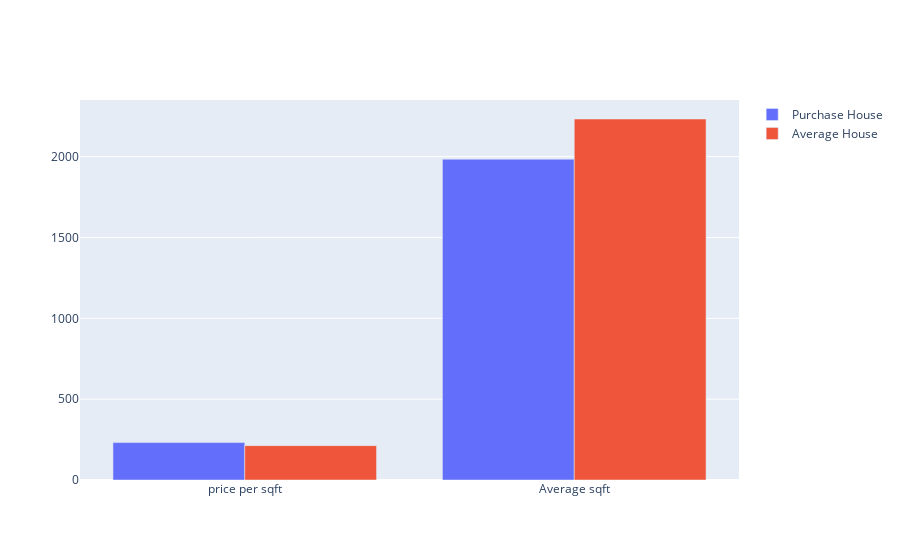
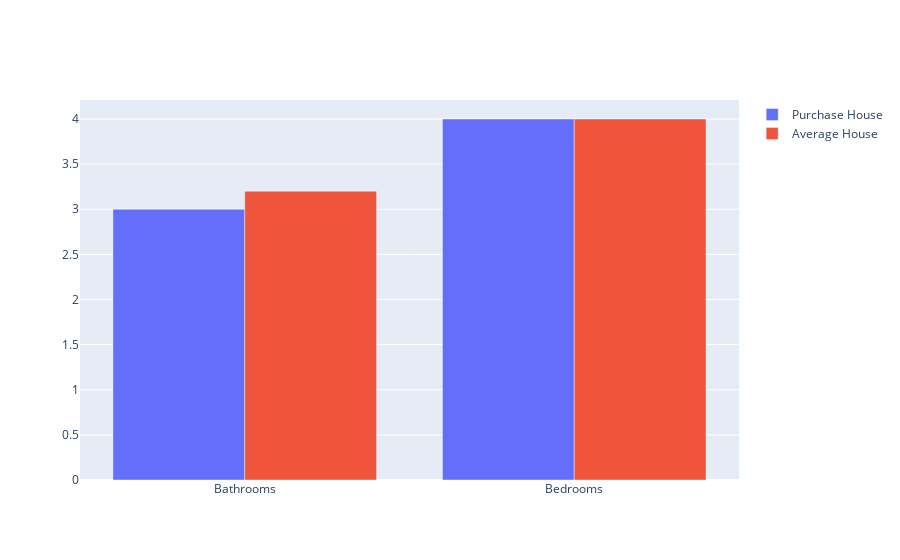

Write notebook code for charts like these, in order.
### Code cell
# Vizualisations
## First vizualisation : comparison of caracteristics between current house for sale and mean house profile sold
# Split caracteristics for each line of the plot
caracteristics_1 = ["price per sqft", "Average sqft"]
caracteristics_2 = ["Bathrooms",  "Bedrooms"]

# Set the first figure
fig1 = go.Figure(data=[
    go.Bar(name="Purchase House", x=caracteristics_1, y=[Purchase_house_price_per_sqft , Purchase_house_sqft]),
    go.Bar(name="Average House", x=caracteristics_1, y= [sold_average_price_per_sqft , sold_average_sqft ])
    ])

# Set the second figure
fig2 = go.Figure(data=[
    go.Bar(name="Purchase House", x=caracteristics_2, y=[ Purchase_house_bathrooms , Purchase_house_bedrooms]),
    go.Bar(name="Average House", x=caracteristics_2, y= [sold_average_bathrooms , sold_average_bedrooms ])
    ])

# Split each figure in two subfigures
fig1.update_layout(barmode='group')
fig2.update_layout(barmode='group')


# Show figure
fig1.show()
fig2.show()

### Figure 1 — Plotly figure (JSON) as saved in the notebook; plotly's stock layout.template omitted (floating-point values rounded to 4 significant figures)
{"data": [{"name": "Purchase House", "type": "bar", "x": ["price per sqft", "Average sqft"], "y": [231.3, 1984]}, {"name": "Average House", "type": "bar", "x": ["price per sqft", "Average sqft"], "y": [212.6, 2233.0]}], "layout": {"autosize": true, "barmode": "group", "xaxis": {"autorange": true, "range": [-0.5, 1.5], "type": "category"}, "yaxis": {"autorange": true, "range": [0, 2350.0], "type": "linear"}}}

### Figure 2 — Plotly figure (JSON) as saved in the notebook; plotly's stock layout.template omitted (floating-point values rounded to 4 significant figures)
{"data": [{"name": "Purchase House", "type": "bar", "x": ["Bathrooms", "Bedrooms"], "y": [3, 4]}, {"name": "Average House", "type": "bar", "x": ["Bathrooms", "Bedrooms"], "y": [3.2, 4]}], "layout": {"autosize": true, "barmode": "group", "xaxis": {"autorange": true, "range": [-0.5, 1.5], "type": "category"}, "yaxis": {"autorange": true, "range": [0, 4.211], "type": "linear"}}}
